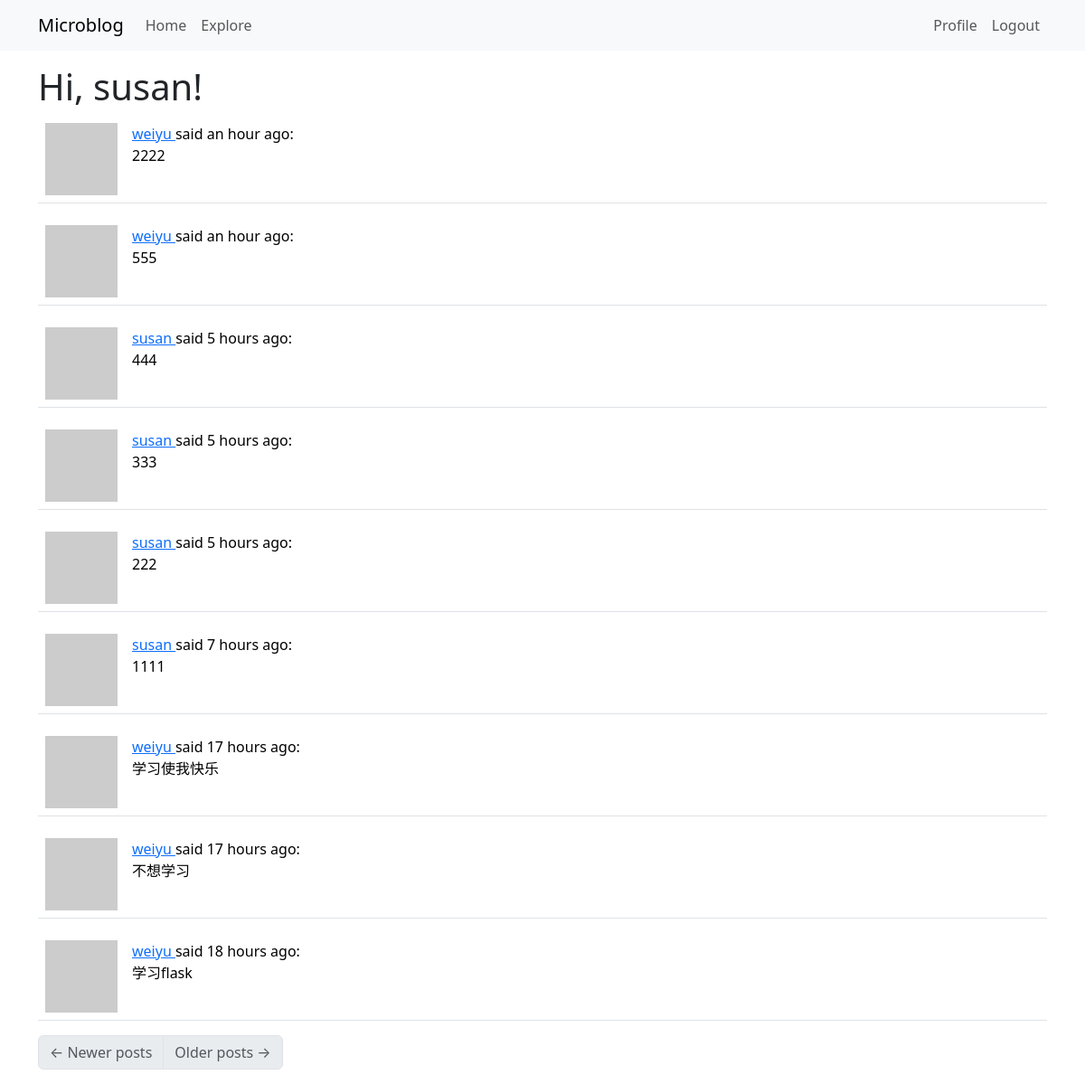
The page /explore (signed in) on the database its author committed.
### src/models.py (models this page shows, shortened)
class User(UserMixin, db.Model):
    id = db.Column(db.Integer,primary_key = True)
    username = db.Column(db.String(64),index=True,unique=True )
    email = db.Column(db.String(120),index=True,unique=True)
    password_hash = db.Column(db.String(128))
    posts = db.relationship('Post',backref='author',lazy='dynamic')
    about_me = db.Column(db.String(140))
    last_seen = db.Column(db.DateTime,default=datetime.utcnow)
    followed = db.relationship(
        'User', secondary=followers,
        primaryjoin=(followers.c.follower_id == id),
        secondaryjoin=(followers.c.followed_id == id),
        backref=db.backref('followers', lazy='dynamic'), lazy='dynamic')
    def avatar(self,size):
        digest = md5(self.email.lower().encode('utf-8')).hexdigest()
        return 'https://www.gravatar.com/avatar/{}?d=identicon&s={}'.format(
            digest,
            size
        )
    @login.user_loader
    def load_user(id):
        return User.query.get(int(id))

class Post(db.Model):
    id = dn=db.Column(db.Integer,primary_key=True)
    body = db.Column(db.String(140))
    timestamp = db.Column(db.DateTime,index=True,default=datetime.utcnow) #使用UTC时间
    user_id = db.Column(db.Integer,db.ForeignKey('user.id'))

### src/routes.py (the view)
@app.route("/explore")
@login_required
def explore():
    page = request.args.get('page',1, type=int)
    posts = Post.query.order_by(Post.timestamp.desc()).paginate(
        page=page, per_page=app.config['POSTS_PER_PAGE'], error_out=False
    )
    next_url = url_for('explore', page=posts.next_num) \
        if posts.has_next else None
    prev_url = url_for('explore', page=posts.prev_num) \
        if posts.has_prev else None
    return render_template("index.html", title='Explore', posts=posts.items,
                          next_url=next_url, prev_url=prev_url)

### src/routes.py (called while the page is built)
@app.before_request
def before_request():
    if current_user.is_authenticated:
        current_user.last_seen = datetime.utcnow()
        db.session.commit()

### src/templates/index.html (shortened to what this page needs)
{% extends "base.html" %}
{% import "bootstrap_wtf.html" as wtf %}
{% block content %}
    <h1>Hi, {{ current_user.username }}!</h1>
    {% for post in posts %}
        {% include '_post.html' %}
    {% endfor %}
    <nav aria-label="Post navigation">
        <ul class="pagination">
            <li class="page-item{% if not prev_url %} disabled{% endif %}">
                <a class="page-link" href="{{ prev_url }}">
                    <span aria-hidden="true">&larr;</span> Newer posts
                </a>
            </li>
            <li class="page-item{% if not next_url %} disabled{% endif %}">
                <a class="page-link" href="{{ next_url }}">
                    Older posts <span aria-hidden="true">&rarr;</span>
                </a>
            </li>
        </ul>
    </nav>
{% endblock %}

### src/templates/_post.html
<table class="table table-hover">
    <tr>
        <td width="70px">
            <a href="{{ url_for('user', username=post.author.username) }}">
                <img src="{{ post.author.avatar(70) }}" />
            </a>
        </td>
        <td>
            <a href="{{ url_for('user', username=post.author.username) }}">
                {{ post.author.username }}
            </a>
            said {{ moment(post.timestamp).fromNow() }}:
            <br>
            {{ post.body }}
        </td>
    </tr>
</table>

### rows shown on the page
User: username "susan"
Post: author.username "weiyu", timestamp "an hour ago", body "2222"
Post: author.username "weiyu", timestamp "an hour ago", body "555"
Post: author.username "susan", timestamp "5 hours ago", body "444"
Post: author.username "susan", timestamp "5 hours ago", body "333"
Post: author.username "susan", timestamp "5 hours ago", body "222"
Post: author.username "susan", timestamp "7 hours ago", body "1111"
Post: author.username "weiyu", timestamp "17 hours ago", body "学习使我快乐"
Post: author.username "weiyu", timestamp "17 hours ago", body "不想学习"
Post: author.username "weiyu", timestamp "18 hours ago", body "学习flask"
